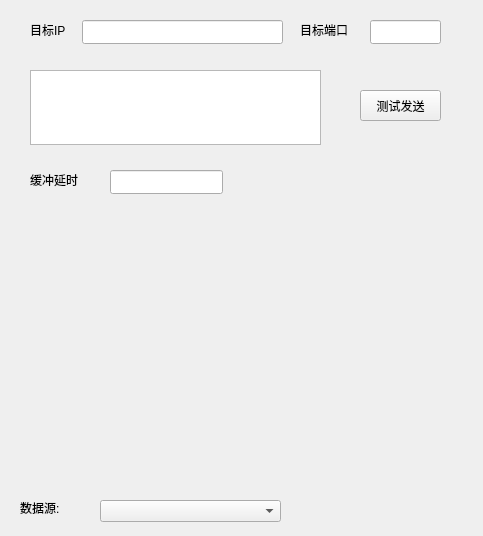
<?xml version="1.0" encoding="UTF-8"?>
<ui version="4.0">
 <class>TcpServerRecvForm</class>
 <widget class="QWidget" name="TcpServerRecvForm">
  <property name="geometry">
   <rect>
    <x>0</x>
    <y>0</y>
    <width>483</width>
    <height>536</height>
   </rect>
  </property>
  <property name="windowTitle">
   <string>Form</string>
  </property>
  <widget class="QLabel" name="label">
   <property name="geometry">
    <rect>
     <x>20</x>
     <y>500</y>
     <width>71</width>
     <height>16</height>
    </rect>
   </property>
   <property name="text">
    <string>数据源:</string>
   </property>
  </widget>
  <widget class="QComboBox" name="SelectLinker">
   <property name="geometry">
    <rect>
     <x>100</x>
     <y>500</y>
     <width>181</width>
     <height>22</height>
    </rect>
   </property>
  </widget>
  <widget class="QLineEdit" name="tageIp">
   <property name="geometry">
    <rect>
     <x>82</x>
     <y>20</y>
     <width>201</width>
     <height>24</height>
    </rect>
   </property>
  </widget>
  <widget class="QLineEdit" name="tagePort">
   <property name="geometry">
    <rect>
     <x>370</x>
     <y>20</y>
     <width>71</width>
     <height>24</height>
    </rect>
   </property>
  </widget>
  <widget class="QLabel" name="label_2">
   <property name="geometry">
    <rect>
     <x>30</x>
     <y>20</y>
     <width>51</width>
     <height>19</height>
    </rect>
   </property>
   <property name="text">
    <string>目标IP</string>
   </property>
  </widget>
  <widget class="QLabel" name="label_3">
   <property name="geometry">
    <rect>
     <x>300</x>
     <y>20</y>
     <width>69</width>
     <height>19</height>
    </rect>
   </property>
   <property name="text">
    <string>目标端口</string>
   </property>
  </widget>
  <widget class="QTextEdit" name="testSRtext">
   <property name="geometry">
    <rect>
     <x>30</x>
     <y>70</y>
     <width>291</width>
     <height>75</height>
    </rect>
   </property>
  </widget>
  <widget class="QPushButton" name="SendTester">
   <property name="geometry">
    <rect>
     <x>360</x>
     <y>90</y>
     <width>81</width>
     <height>31</height>
    </rect>
   </property>
   <property name="text">
    <string>测试发送</string>
   </property>
  </widget>
  <widget class="QLineEdit" name="dms">
   <property name="geometry">
    <rect>
     <x>110</x>
     <y>170</y>
     <width>113</width>
     <height>24</height>
    </rect>
   </property>
  </widget>
  <widget class="QLabel" name="label_4">
   <property name="geometry">
    <rect>
     <x>30</x>
     <y>170</y>
     <width>69</width>
     <height>19</height>
    </rect>
   </property>
   <property name="text">
    <string>缓冲延时</string>
   </property>
  </widget>
 </widget>
 <resources/>
 <connections/>
</ui>
